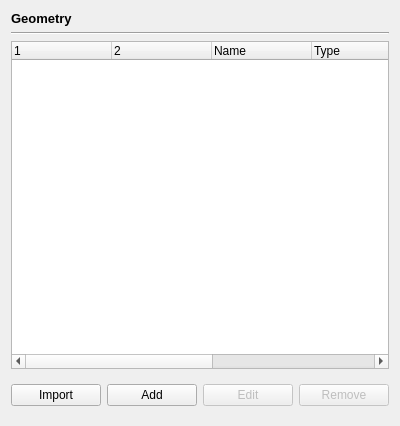
<?xml version="1.0" encoding="UTF-8"?>
<ui version="4.0">
 <class>GeometryPage</class>
 <widget class="QWidget" name="GeometryPage">
  <property name="geometry">
   <rect>
    <x>0</x>
    <y>0</y>
    <width>400</width>
    <height>426</height>
   </rect>
  </property>
  <property name="windowTitle">
   <string>Form</string>
  </property>
  <layout class="QVBoxLayout" name="verticalLayout">
   <item>
    <widget class="QLabel" name="label">
     <property name="font">
      <font>
       <pointsize>10</pointsize>
       <bold>true</bold>
      </font>
     </property>
     <property name="text">
      <string>Geometry</string>
     </property>
    </widget>
   </item>
   <item>
    <widget class="Line" name="line">
     <property name="orientation">
      <enum>Qt::Horizontal</enum>
     </property>
    </widget>
   </item>
   <item>
    <widget class="QTreeWidget" name="list">
     <property name="editTriggers">
      <set>QAbstractItemView::NoEditTriggers</set>
     </property>
     <property name="columnCount">
      <number>7</number>
     </property>
     <attribute name="headerVisible">
      <bool>true</bool>
     </attribute>
     <column>
      <property name="text">
       <string notr="true"/>
      </property>
     </column>
     <column>
      <property name="text">
       <string/>
      </property>
     </column>
     <column>
      <property name="text">
       <string>Name</string>
      </property>
     </column>
     <column>
      <property name="text">
       <string>Type</string>
      </property>
     </column>
     <column>
      <property name="text">
       <string notr="true"/>
      </property>
     </column>
     <column>
      <property name="text">
       <string notr="true"/>
      </property>
     </column>
     <column>
      <property name="text">
       <string/>
      </property>
     </column>
    </widget>
   </item>
   <item>
    <widget class="QWidget" name="widget" native="true">
     <layout class="QHBoxLayout" name="horizontalLayout">
      <property name="leftMargin">
       <number>0</number>
      </property>
      <property name="rightMargin">
       <number>0</number>
      </property>
      <item>
       <widget class="QPushButton" name="import_">
        <property name="text">
         <string>Import</string>
        </property>
       </widget>
      </item>
      <item>
       <widget class="QPushButton" name="add">
        <property name="text">
         <string>Add</string>
        </property>
       </widget>
      </item>
      <item>
       <widget class="QPushButton" name="edit">
        <property name="enabled">
         <bool>false</bool>
        </property>
        <property name="text">
         <string>Edit</string>
        </property>
       </widget>
      </item>
      <item>
       <widget class="QPushButton" name="remove">
        <property name="enabled">
         <bool>false</bool>
        </property>
        <property name="text">
         <string>Remove</string>
        </property>
       </widget>
      </item>
     </layout>
    </widget>
   </item>
  </layout>
 </widget>
 <resources>
  <include location="../../resource.qrc"/>
 </resources>
 <connections/>
</ui>
